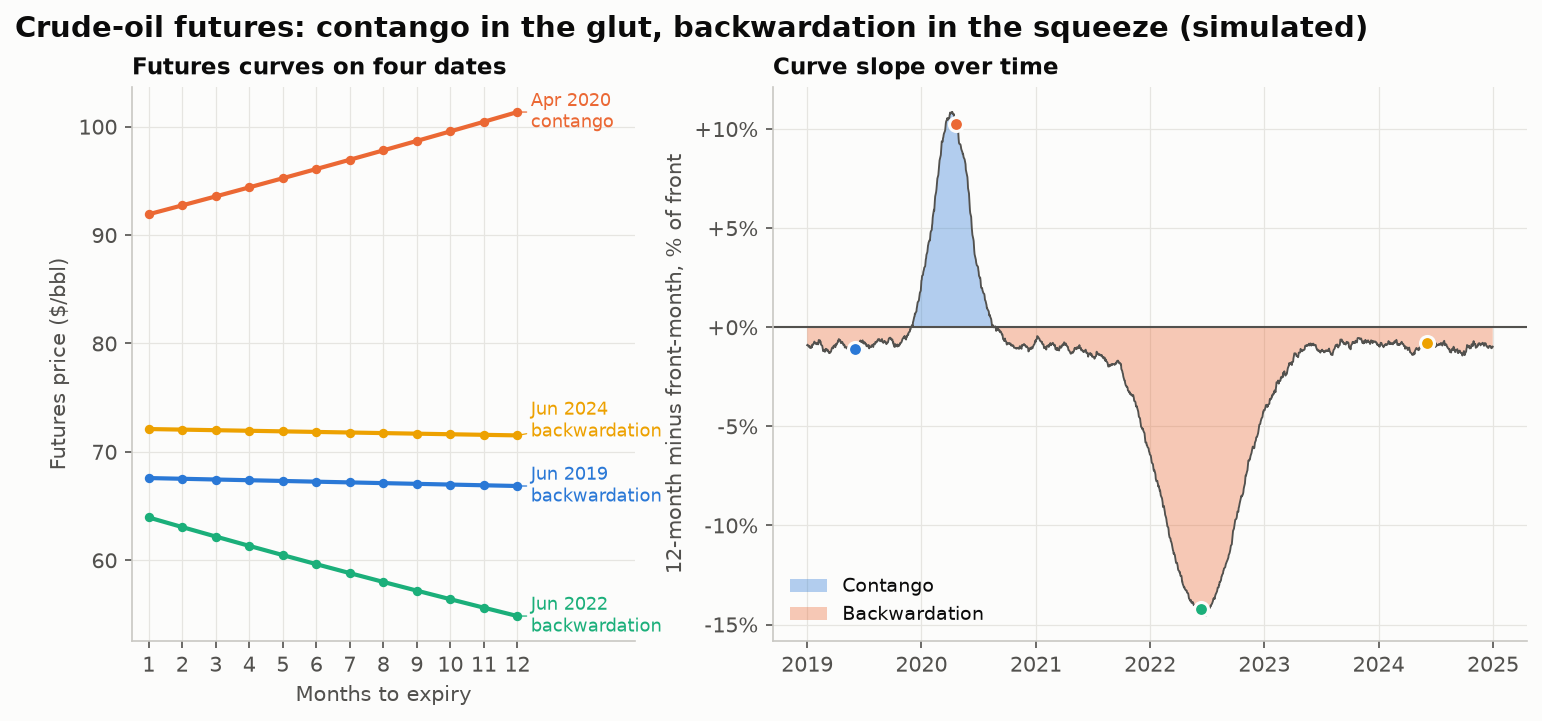

Here is the Python script that generated this plot:
"""
Futures Term Structure (Contango vs. Backwardation)  -  family: Finance & investment

DESIGN PURPOSE
Plots futures prices against time to expiry for several dates, alongside the
history of the spread between a later contract and the front month. Upward-
sloping curves (contango) mean later delivery costs more, usually because of
storage and financing. Downward-sloping curves (backwardation) signal scarcity
today. The slope drives the roll return of every futures-based investment.

WHEN TO USE
  - Explain roll yield and why commodity ETFs can lag spot prices
  - Show how supply shocks flip a market from contango to backwardation
  - Compare curve shapes across commodities, VIX futures or rates futures

AVOID WHEN
  - Readers only need the spot price trend
  - Contracts have very different liquidity (thin back months distort the
    curve)

ALTERNATIVES
  - Yield curve chart (the same idea for bonds)
  - Calendar-spread line chart only

EXAMPLE
Simulated crude-oil futures, 2019–2024: futures priced as F = S·e^((r − y)·T)
with a stochastic convenience yield y. The market sits in contango during a
glut and flips into steep backwardation during a supply squeeze. Not
investment advice.

NOTE: Educational examples with simulated or historical data. Not investment
advice; past performance does not predict future returns.

Run:  python futures_term_structure.py
"""
import sys
from pathlib import Path

import numpy as np
import pandas as pd
import matplotlib.pyplot as plt

# Library style: categorical colors in fixed order, recessive axes, hairline grid.
PALETTE = ["#2a78d6", "#eb6834", "#1baf7a", "#eda100",
           "#e87ba4", "#008300", "#6250d6", "#e34948"]
SEQ_CMAP = "Blues"      # sequential: one hue, light -> dark
DIV_CMAP = "RdBu_r"     # diverging: two opposite hues, neutral midpoint
GRAY = "#b8b7b1"        # de-emphasised marks
plt.rcParams.update({
    "figure.figsize": (8, 4.8), "figure.dpi": 110, "figure.facecolor": "#fcfcfb",
    "axes.facecolor": "#fcfcfb", "axes.edgecolor": "#c9c8c3", "axes.linewidth": 0.8,
    "axes.spines.top": False, "axes.spines.right": False,
    "axes.grid": True, "grid.color": "#e6e5e1", "grid.linewidth": 0.6, "axes.axisbelow": True,
    "axes.prop_cycle": plt.cycler(color=PALETTE),
    "axes.titlesize": 13, "axes.titleweight": "bold", "axes.titlelocation": "left",
    "axes.labelcolor": "#52514e", "xtick.color": "#52514e", "ytick.color": "#52514e",
    "text.color": "#0b0b0b", "font.size": 10, "lines.linewidth": 2,
    "legend.frameon": False,
})

# --- Example data ------------------------------------------------------------
rng = np.random.default_rng(12)
dates = pd.bdate_range("2019-01-01", "2024-12-31")
n = len(dates)
t = np.arange(n)
spot = 60 * np.exp(np.cumsum(rng.normal(0, 0.022, n)) * 0.6 + 0.25 * np.sin(t / 260))
# convenience yield: low in a glut (2020), high in a squeeze (2022), mean-reverting noise
conv = 0.04 + 0.10 * np.exp(-((t - 330) / 60.0) ** 2) * -1.2 + 0.16 * np.exp(-((t - 900) / 120.0) ** 2)
conv = conv + np.convolve(rng.normal(0, 0.01, n), np.ones(20) / 20, mode="same")
r = 0.03
months = np.arange(1, 13)
curves = pd.DataFrame(spot[:, None] * np.exp((r - conv[:, None]) * months[None, :] / 12),
                      index=dates, columns=[f"M{m}" for m in months])
spread = (curves["M12"] / curves["M1"] - 1).rename("12M − 1M spread")
show_dates = [pd.Timestamp(d) for d in ("2019-06-03", "2020-04-20", "2022-06-14", "2024-06-03")]
curves.loc[curves.index.isin(show_dates)].round(1)

# --- Plot --------------------------------------------------------------------
fig, (ax_c, ax_s) = plt.subplots(1, 2, figsize=(12, 4.8), gridspec_kw={"width_ratios": [1, 1.5], "wspace": 0.22})
ends, label_y = [], {}
for d in show_dates:
    d = curves.index[curves.index.get_indexer([d], method="nearest")[0]]
    ends.append((curves.loc[d].iloc[-1], d))
last = -np.inf
for v, d in sorted(ends):                       # keep end labels at least 6 $ apart
    label_y[d] = max(v, last + 6)
    last = label_y[d]
for k, d in enumerate(show_dates):
    d = curves.index[curves.index.get_indexer([d], method="nearest")[0]]
    row = curves.loc[d]
    ax_c.plot(months, row.values, color=PALETTE[k], marker="o", markersize=3.5)
    shape = "contango" if row.iloc[-1] > row.iloc[0] else "backwardation"
    ax_c.annotate(f"{d:%b %Y}\n{shape}", (months[-1], row.iloc[-1]), xytext=(12.4, label_y[d]),
                  textcoords="data", va="center", fontsize=8.5, color=PALETTE[k],
                  arrowprops=dict(arrowstyle="-", color=PALETTE[k], linewidth=0.6, shrinkA=0, shrinkB=2))
    ax_s.scatter(d, spread.loc[d], color=PALETTE[k], s=45, zorder=4, edgecolor="#fcfcfb", linewidth=1.5)
ax_c.set_xticks(months)
ax_c.set_xlim(0.5, 15.5)
ax_c.set_xlabel("Months to expiry")
ax_c.set_ylabel("Futures price ($/bbl)")
ax_c.set_title("Futures curves on four dates", fontsize=11)

ax_s.fill_between(spread.index, spread, 0, where=spread >= 0, color=PALETTE[0], alpha=0.35,
                  interpolate=True, linewidth=0, label="Contango")
ax_s.fill_between(spread.index, spread, 0, where=spread < 0, color=PALETTE[1], alpha=0.35,
                  interpolate=True, linewidth=0, label="Backwardation")
ax_s.plot(spread.index, spread, color="#52514e", linewidth=0.9)
ax_s.axhline(0, color="#52514e", linewidth=1)
ax_s.yaxis.set_major_formatter(plt.FuncFormatter(lambda v, _: f"{v:+.0%}"))
ax_s.set_ylabel("12-month minus front-month, % of front")
ax_s.set_title("Curve slope over time", fontsize=11)
ax_s.legend(loc="lower left", fontsize=9)
fig.suptitle("Crude-oil futures: contango in the glut, backwardation in the squeeze (simulated)",
             x=0.06, ha="left", fontsize=14, fontweight="bold")

# --- Save / show -------------------------------------------------------------
out = Path(__file__).with_name(Path(__file__).stem + ".png")
fig.savefig(out, dpi=150, bbox_inches="tight")
print(f"saved {out}")
if "--no-show" not in sys.argv:
    plt.show()
